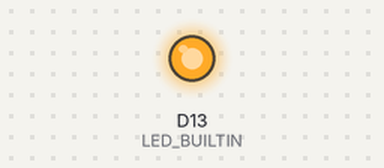
Bench run of a sketch on a simulated Arduino Nano 33 IoT. Parts: output pins drawn as LEDs (lit = HIGH). Nothing arrives over Bluetooth unless stated; a phone connects over Bluetooth LE 3 s after start; what the sketch prints to the serial monitor is not drawn.

Above: at 0.1 s.
Timing chart, 0 to 1.6 s (numbered marks = the images above):
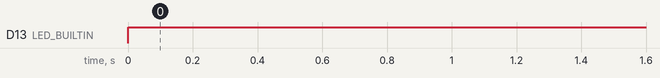

Measured:
- by itself, D13 (LED_BUILTIN): LOW → HIGH at 0.00 s

The sketch:

Python_Graphing.ino
```cpp
#include <ArduinoBLE.h>
#include <Arduino_LSM6DS3.h>

//Device information
BLEService myledService("58:BF:25:9B:35:52");
// Read and writeable by a central client. Each float is 4 bytes. (6 values = 24 bytes total to send)
BLECharacteristic myswitchCharacteristic("19B10000-E8F2-537E-4F6C-D104768A1214", BLERead | BLEWrite, 24);


//BLEFloatCharacteristic myswitchCharacteristic("19B10000-E8F2-537E-4F6C-D104768A1214", BLERead | BLEWrite);
//byte PortValues[4] = {0b00001111, 7, 600, -70};

//Change float to 4 bytes to send over BLE byte server
void float2byte(byte bytes_temp[4],float float_variable){
  memcpy(bytes_temp, (unsigned char*) (&float_variable), 4);
}
//combined byte string to send over chareteristic BLE
byte bytecomb[24] = {};
//dedicate each memory space of a byte to be in the combined byte
byte *mybyteax = bytecomb;
byte *mybyteay = bytecomb + 4;
byte *mybyteaz = bytecomb + 8;
byte *mybytegx = bytecomb + 12;
byte *mybytegy = bytecomb + 16;
byte *mybytegz = bytecomb + 20;
float myax;
float myay = 1;
float myaz;
float mygx;
float mygy;
float mygz;

void updatecombfloat(){
  float2byte(mybyteax, myax);
  float2byte(mybyteay, myay);
  float2byte(mybyteaz, myaz);
  float2byte(mybytegx, mygx);
  float2byte(mybytegy, mygy);
  float2byte(mybytegz, mygz);
  myswitchCharacteristic.writeValue(bytecomb, 24);
}

void updateIMUvalues(BLEDevice central, BLECharacteristic myswitchCharacteristic){
  //Accel Values
  if (IMU.accelerationAvailable()) {
    IMU.readAcceleration(myax, myay, myaz);
    Serial.print("Ax:");
    Serial.print(myax);
    Serial.print(", Ay:");
    Serial.print(myay);
    Serial.print(", Az:");
    Serial.print(myaz);
  }
  //Gyro Values
  if (IMU.gyroscopeAvailable()) {
    IMU.readGyroscope(mygx, mygy, mygz);
    Serial.print(", Gx:");
    Serial.print(mygx);
    Serial.print(", Gy:");
    Serial.print(mygy);
    Serial.print(", Gz:");
    Serial.println(mygz);
  }
  updatecombfloat();
}


void setup() {
  updatecombfloat();
  Serial.begin(9600);
  //wait until serial montitor to initiate
  while (!Serial);
  pinMode(LED_BUILTIN, OUTPUT);
  // Start BLE, loop until it has begun
  if (!BLE.begin()) {
    Serial.println("starting Bluetooth® Low Energy failed!");
    while (1);
  }
  //Show Advertised Name and service that its offering
  BLE.setLocalName("Simon IoT");
  BLE.setAdvertisedService(myledService);
  // add characteristic to the service
  myledService.addCharacteristic(myswitchCharacteristic);
  BLE.addService(myledService);
  myswitchCharacteristic.writeValue(bytecomb, 24);
  myswitchCharacteristic.setEventHandler(BLERead, updateIMUvalues);
  // advertise service/charecteristic
  BLE.advertise();
  IMU.begin();
  Serial.println("Waiting for a central client connection");

}

void loop() {
  // listen for BLE peripherals to connect:

  BLEDevice central = BLE.central();

  digitalWrite(LED_BUILTIN, HIGH);
  if (central) {
    //Serial.print("Connected to central: ");
    //Serial.println(central.address());
    while (central.connected()){
      //everytime a read is performed, update gyro valuse and print

    }
      digitalWrite(LED_BUILTIN, LOW);
      //Serial.println("Disconnected from central: ");
  }

}
```
